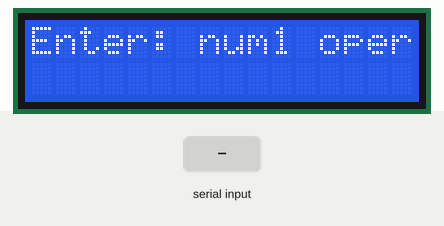
Bench run of a sketch on a simulated Arduino Uno, built with avr-gcc and run on an emulated ATmega328P. Shown: 16×2 character LCD. Inputs (shaded band) come from the test bench. What the sketch prints to the serial monitor is not drawn.

Above: at 2.1 s.
At 4.1 s:
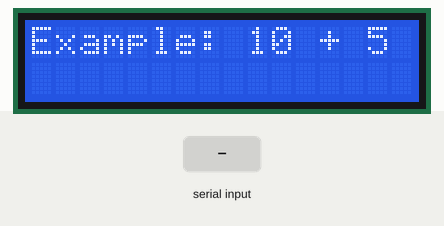
7.3 s: "90,45\n" received over Serial
At 7.7 s:
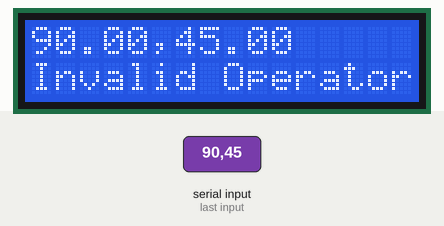
10.3 s: "5\n" received over Serial
At 11.8 s:
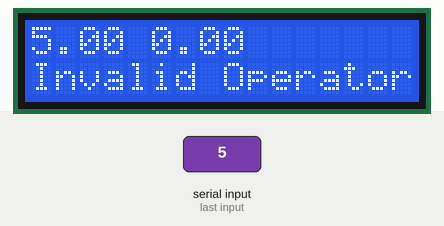
12.8 s: "+" received over Serial
At 15.6 s:
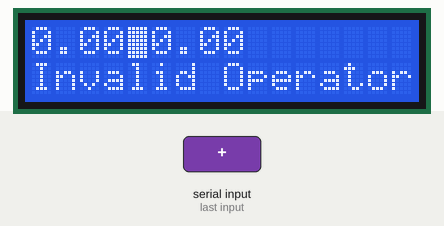
Timing chart, 0 to 17.1 s (numbered marks = the images above; inputs shaded):
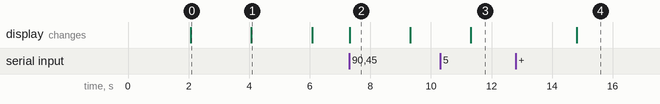

The sketch:

lcdcalculator.ino
```cpp
#include <LiquidCrystal.h>

int rs = 7;
int en = 8;
int db4 = 9;
int db5 = 10;
int db6 = 11;
int db7 = 12;

LiquidCrystal lcd(rs, en, db4, db5, db6, db7);

float num1, num2, result;
char op;

void setup() {
  lcd.begin(16, 2);
  Serial.begin(9600);

  lcd.print("LCD Calculator");
  delay(2000);
  lcd.clear();

  Serial.println("Enter: num1 operator num2");
  Serial.println("Example: 10 + 5");
  lcd.println("Enter: num1 operator num2");
  delay(2000);
  lcd.clear();
  lcd.println("Example: 10 + 5");
  delay(2000);
  lcd.clear();

}

void loop() {

  if (Serial.available() > 0) {

    num1 = Serial.parseFloat();
    op = Serial.read();
    num2 = Serial.parseFloat();

    lcd.clear();

    lcd.setCursor(0, 0);
    lcd.print(num1);
    lcd.print(op);
    lcd.print(num2);

    switch (op) {

      case '+':
        result = num1 + num2;
        break;

      case '-':
        result = num1 - num2;
        break;

      case '*':
        result = num1 * num2;
        break;

      case '/':
        if (num2 != 0)
          result = num1 / num2;
        else {
          lcd.setCursor(0, 1);
          lcd.print("Math Error");
          return;
        }
        break;

      default:
        lcd.setCursor(0, 1);
        lcd.print("Invalid Operator ");
        return;
    }

    lcd.setCursor(0, 1);
    lcd.print("=");
    lcd.print(result);
  }
}
```

Measured:
- after the input at 7.3 s, the display: changes at once (image 2)
- after the input at 10.3 s, the display: changes after 1.0 s (image 3)
- after the input at 12.8 s, the display: changes after 2.0 s (image 4)
- what the display in image 0 shows lasts 2.0 s, from 2.1 s to 4.1 s
